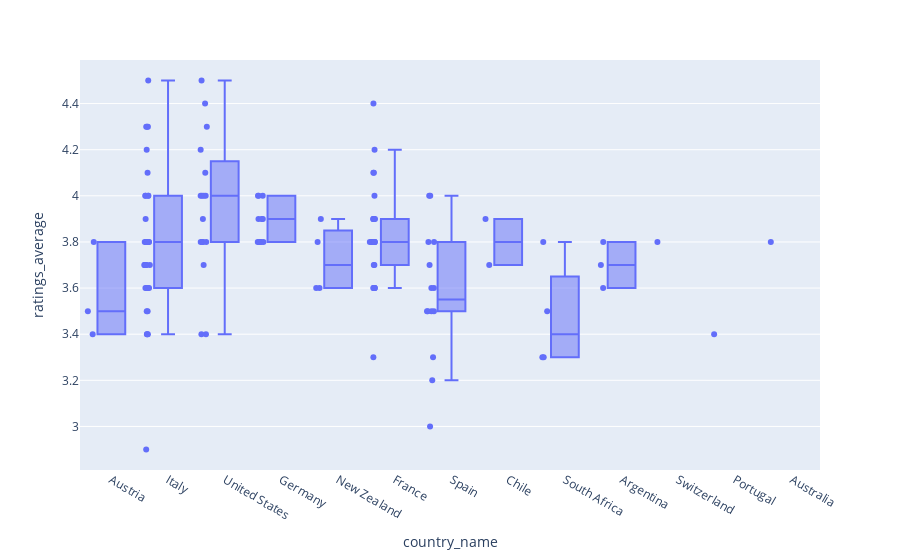

Notebook source saved alongside this figure:
### Code cell
fig = px.box(df[df['ratings_average']!=0],x='country_name',y='ratings_average',points='all',hover_name='name')
fig.update_traces(quartilemethod="exclusive")
fig.show()

### Figure 1 — Plotly figure (JSON) as saved in the notebook; plotly's stock layout.template omitted (floating-point values rounded to 4 significant figures)
{"data": [{"alignmentgroup": "True", "boxpoints": "all", "hovertemplate": "<b>%{hovertext}</b><br><br>country_name=%{x}<br>ratings_average=%{y}<extra></extra>", "hovertext": ["Stefan Bauer Zweigelt, Wagram, Austria", "Sforzato di Valtellina 2013 Alfio Mozzi", "Cabernet Sauvignon 2017 Oracle Cellars", "Koehler-Ruprecht Spatburgunder Kabinett Trocken, Pfalz, Germany", "2017 spatburgunder kabinett koehler ruprecht", "Pinot Gris 2018 Friedrich Becker", "Sauvignon Blanc 2019 Tablelands", "Proprieta Sperino Uvaggio Coste della Sesia Rosso, Piedmont, Italy", "Collio Ribolla Gialla Oslavia 2018 Fiegl", "Beaujolais-Villages Le Bouteau 2016 Granger", "Gruner Veltliner 1L 2019 Hugl Weine", "Vino Tinto 2017 Traslapiedra", "Mencia \"Fusco\" 2018 Bodegas Albamar", "Pinot Gris 2017 Eyrie Vineyards", "Menetou-Salon Blanc 2018 Philippe Gilbert", "Menetou-Salon Les Blanchais 2018 Pellé", "2015 Larry Hyde & Sons Chardonnay, Carneros, USA", "Chardonnay 2015 Brittan Vineyards", "Syrah \"Generoso\" 2019 Laurent Family", "Cabernet Sauvignon 2017 Pura Fe", "Chardonnay 2017 Nathan K.", "Sauvignon Blanc 2016 Pied à Terre", "Minervois Blanc \"Champ du Roy\" 2018 Coupe-Roses", "Riesling Trocken 2018 Peter Jakob Kuhn", "Riesling Charta 2018 Johannishof*", "Bobal 2018 La Traca", "Kosher Chardonnay 2018 Backsberg", "Syrah 2016 Noble Hill", "Reserve della Contessa 2017 Manincor", "Barolo \"Pernanno\" Jeroboam 2007 Sobrero", "Barolo 2015 Fletcher", "Barolo Brea 2013 Brovia", "Ribera del Duero 2018 Torremorón", "Chardonnay 2018 Strangeways", "Chardonnay 2018 Aslina by Ntsiki Biyela", "2017 Gundlach-Bundschu Estate Vineyard Chardonnay, Sonoma Coast, USA", "Prosecco Superiore Brut 1.5L Sanfeletto", "Prosecco Fagher NV 375mL Le Colture", "Albariño Rias Baixas 2019 Columna", "Toro Tinto Matsu 2018 El Picaro", "2018 Domaine Clos des Rocs Macon-Loche En Pres Foret, Burgundy, France", "Meursault Les Narvaux 2017 Chavy-Chouet", "Graves La Raison 2010 Chateau des Fougères", "Albariño \"Rorick Heritage\" 2018 Etxea", "Riesling 1000L 2018 Julian Haart", "Riesling Extreme Trocken Palmberg 2017 Stein", "Riesling GG Uhlen R 2014 Heymann-Lowenstein", "2017 Cesca Vincent, Priorat DOCa, Spain", "Priorat 2016 Cesca Vicent", "Costières de Nîmes 2017 Mary Taylor", "Brunello di Montalcino 1.5L 2013 Il Palazzone", "Cabernet Sauvignon 2016 Grapesmith & Crusher", "Chianti 2015 L'Arco", "Riesling Kabinett Morstein 2018 Seehof", "Vinos de Montaña 2017 Peninsula Vinicultores", "Cava Brut Nature NV Camps d'Estels", "Brut Método Tradicional 2016 Cave Geisse", "Kosher Cava NV Taanug", "Pinot Noir 2018 Delta Vineyard", "Sangiovese 2015 Massoferrato", "Cagnina \"Dolce Viola\" 2019 Tenuta Amalia", "Côte-Rôtie \"Les Rochains\" 2015 Patrick et Bonnefond", "Sauvignon Blanc 2018 Te Mata", "Sauvignon Blanc 2018 Oops Wines", "Chiroubles 2018 La Grosse Pierre", "Riesling 2018 Michel Nartz", "Pinot Blanc 2018 Emile Beyer", "2018 Francois Baur Pinot Noir Schlittweg, Alsace, France", "2015 Domaine Bechtold Riesling Sussenberg, Alsace, France", "Nardo Rosso Roccamora 2016 Schola Sarmenti", "Gattinara 2015 Nervi", "Gattinara 2015 Nervi", "Bonarda \"Serie A\" 2015 Zuccardi", "2018 Bella Vita Montepulciano d'Abruzzo, Italy", "Montepulciano d'Abruzzo 2018 Coste di Brenta", "Pinot Grigio 1.5L 2018 Bella Vita", "Chianti Classico 2017 Montefili", "Refosco 2017 Redentore", "La Côte Le Morget 2017 Henri Cruchon", "Chablis Bienommée 2017 Poitout", "Chablis 1.5L 2018 Jean-Marc Brocard", "Torrontes 2019 Dos Minas", "Bordeaux St-Emilion Grand Cru 2012 Lamarzelle Figeac", "Toscana Rosso 2016 3L Massoferrato", "Merlot  Alexander Valley 2017 Taft Street Winery", "Bouzeron Aligoté 2017 Julien Cruchandeau", "Brut Rosé NV Billecarte-Salmon", "Champagne Extra Brut NV Besserat de Bellefon", "Champagne Brut 375mL NV Montaudon", "Cremant de Bourgogne Brut 1.5L NV Tripoz", "Pinotage 2017 Lammershoek", "Tinto Rufia 2016 Quinta da Boavista*", "Pinot Grigio 2018 Il Tasso", "Verdicchio \"Albiano\" 2018 Marotti Campi", "Counoise 2018 Benevolent Neglect", "G de Guiraud 2016 Château Guiraud", "Greco Mastro 2017 Mastroberardino*", "Albarino “Saira” 2018 Raimat", "Red Blend Monkey Jacket 2018 Cruse", "Chianti Classico Gran Selezione 2015 Montefili", "Malbec-Syrah Perlita 2017 DiamAndes", "Chardonnay 2017 Kumeu Village", "2018 Brezza Langhe Nebbiolo, Piedmont, Italy", "Valdiguié 2017 Folk Machine", "Champagne Silver Brut Nature NV Andre Clouet", "Verdejo 2018 Vega de Tera", "Weissburgunder 1L 2018 Brand", "Moscato di Pavia 2018 Centorri", "Chablis Les Preuses 2007 Clotilde Davenne", "Larkan Red 375mL 2017 Larkin", "Moro 2016 Marco Carpineti", "Chenin Blanc \"First Light\" 2018 Remhoogte", "Ventoux Rouge 2018 Domaine de Fenouillet", "Saint Bris 2017 Clotilde Davenne", "Nero d'Avola 2017 Feudo Montoni", "Pagliaro Sagrantino Secco di Montefalco 2012 Paolo Bea", "Carema Classico 2015 Produttori di Carema", "Nebbiolo Agamium 2017 Cantalupo", "2015 Lemelson Vineyards Reserve Chardonnay, Willamette Valley, USA", "Erbaluce di Caluso “Al Bacio” 2018 Orsolani", "Riesling Watervale 2018 Koerner", "Morgon Les Charmes 2016 Raphael Chopin*", "L'Effet Papillon Blanc 2019 Roc des Anges", "Soave Classico \"Otto\" 2018 Prá", "Tai Rosso 2018 Rezzadore", "2019 rose cotes de provence gassier", "Müller 2018 Enderle & Moll"], "legendgroup": "", "marker": {"color": "#636efa"}, "name": "", "notched": false, "offsetgroup": "", "orientation": "v", "quartilemethod": "exclusive", "showlegend": false, "type": "box", "x": ["Austria", "Italy", "United States", "Germany", "Germany", "Germany", "New Zealand", "Italy", "Italy", "France", "Austria", "Spain", "Spain", "United States", "France", "France", "United States", "United States", "Chile", "Chile", "United States", "United States", "France", "Germany", "Germany", "Spain", "South Africa", "South Africa", "Italy", "Italy", "Italy", "Italy", "Spain", "United States", "United States", "United States", "Italy", "Italy", "Spain", "Spain", "France", "France", "France", "Germany", "Germany", "Germany", "Germany", "Spain", "Spain", "France", "Italy", "United States", "Italy", "Germany", "Spain", "Spain", "Spain", "Spain", "United States", "Italy", "Italy", "France", "New Zealand", "New Zealand", "France", "France", "France", "France", "France", "Italy", "Italy", "Italy", "Argentina", "Italy", "Italy", "Italy", "Italy", "Italy", "Switzerland", "France", "France", "Argentina", "France", "Italy", "United States", "France", "France", "France", "France", "France", "South Africa", "Portugal", "Italy", "Italy", "United States", "France", "Italy", "Spain", "United States", "Italy", "Argentina", "New Zealand", "Italy", "United States", "France", "Spain", "Austria", "Italy", "France", "United States", "Italy", "South Africa", "France", "France", "Italy", "Italy", "Italy", "Italy", "United States", "Italy", "Australia", "France", "France", "Italy", "Italy", "France", "Germany"], "x0": " ", "xaxis": "x", "y": [3.5, 3.6, 4, 3.8, 3.8, 3.8, 3.8, 4.1, 3.6, 3.6, 3.8, 3.2, 3.6, 3.8, 3.8, 3.8, 4.5, 4, 3.7, 3.9, 3.4, 4.2, 3.6, 3.8, 3.9, 3.5, 3.3, 3.8, 3.8, 4.3, 3.8, 4.2, 3.3, 4.1, 3.4, 3.7, 3.8, 3.6, 3.8, 3, 3.8, 4.1, 3.7, 4, 3.9, 4, 4, 4, 4, 3.8, 4.3, 3.8, 3.4, 3.9, 3.5, 3.7, 3.6, 3.5, 4.4, 3.8, 3.7, 4.1, 3.9, 3.6, 3.9, 3.9, 3.9, 4, 3.8, 3.8, 4, 4, 3.6, 3.8, 3.5, 3.6, 4, 3.9, 3.8, 3.8, 3.8, 3.8, 4.2, 4, 4, 3.6, 4.4, 3.8, 3.9, 3.8, 3.3, 3.4, 3.7, 3.4, 3.8, 3.8, 3.4, 3.8, 4, 3.7, 3.7, 3.6, 3.5, 3.9, 3.8, 3.5, 3.4, 4.3, 3.8, 4.3, 3.8, 3.5, 3.6, 3.6, 3.8, 4.5, 3.7, 3.7, 3.8, 3.7, 3.8, 3.9, 3.7, 3.8, 2.9, 3.3, 3.8], "y0": " ", "yaxis": "y"}], "layout": {"boxmode": "group", "legend": {"tracegroupgap": 0}, "margin": {"t": 60}, "xaxis": {"anchor": "y", "domain": [0, 1], "title": {"text": "country_name"}}, "yaxis": {"anchor": "x", "domain": [0, 1], "title": {"text": "ratings_average"}}}}
